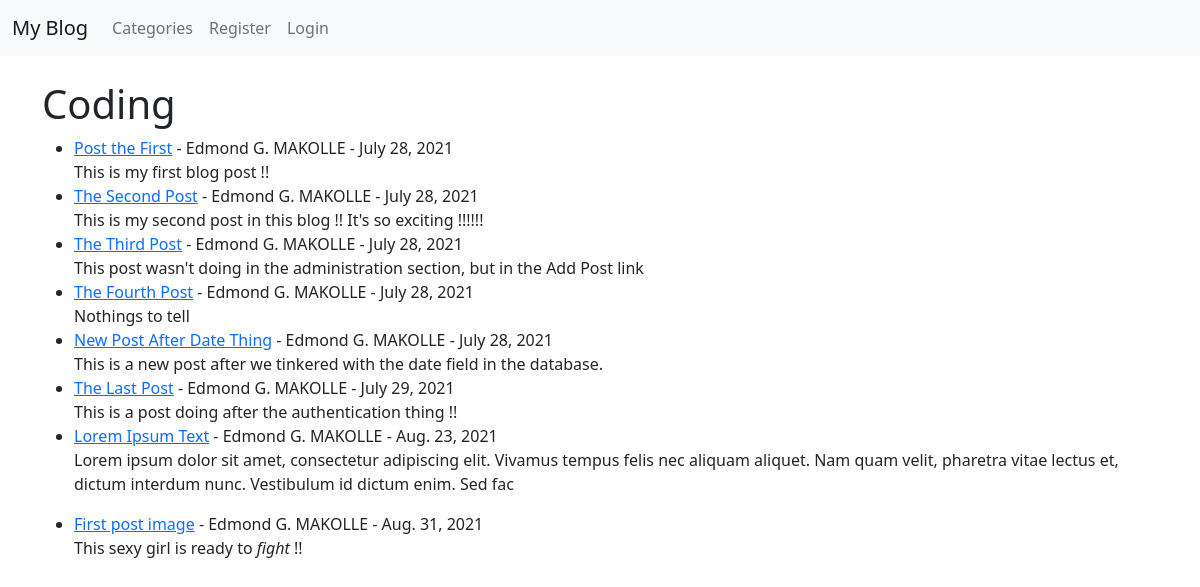
/category/coding/, run on the app's committed database.
### theblog/models.py (models this page shows, shortened)
class Post (models.Model):
    title = models.CharField(max_length=255)
    header_image = models.ImageField(blank=True, null=True, upload_to="images/")
    author = models.ForeignKey(User, on_delete=models.CASCADE)
    body = RichTextField(blank=True, null=True)
    post_date = models.DateField(auto_now_add=True)
    category = models.CharField(max_length=255, default='coding')
    snippet = models.CharField(max_length=255)
    likes = models.ManyToManyField(User, related_name='blog_posts')

### theblog/views.py (the view)
# urls.py: path('category/<str:cats>/', CategoryView, name="category"),
def CategoryView(request, cats):
    category_posts = Post.objects.filter(category=cats.replace('-', ' '))
    return render(request, 'categories.html', {'cats':cats.title().replace('-', ' '), 'category_posts':category_posts})

### theblog/templates/categories.html (shortened to what this page needs)
{% extends 'base.html' %}
{% block content %}
    {% if category_posts %}
        <h1>{{ cats }}</h1>
        <ul>
            {% for post in category_posts %}
                <li>
                    <a href="{% url 'article-detail' post.pk %}">{{ post.title}}</a> -
                    {{ post.author.first_name }} {{ post.author.last_name }} -
                    {{ post.post_date }}
                    <br>
                    {{ post.body | slice:":200" | safe }}  {% comment %} Le slice permet de determiner le nombre de lettre a afficher {% endcomment %}
                    <br>
                </li>
            {% endfor %}
    {% else %}
        <h2>Sorry, this page does not exist... </h2>
    {% endif %}
{% endblock %}

### data on the page
Post: title "Post the First", author.first_name "Edmond G.", author.last_name "MAKOLLE", post_date "July 28, 2021", body "This is my first blog post !!"
Post: title "The Second Post", author.first_name "Edmond G.", author.last_name "MAKOLLE", post_date "July 28, 2021", body "This is my second post in this blog !! It's so exciting !!!!!!"
Post: title "The Third Post", author.first_name "Edmond G.", author.last_name "MAKOLLE", post_date "July 28, 2021", body "This post wasn't doing in the administration section, but in the Add Post link"
Post: title "The Fourth Post", author.first_name "Edmond G.", author.last_name "MAKOLLE", post_date "July 28, 2021", body "Nothings to tell"
Post: title "New Post After Date Thing", author.first_name "Edmond G.", author.last_name "MAKOLLE", post_date "July 28, 2021", body "This is a new post after we tinkered with the date field in the database."
Post: title "The Last Post", author.first_name "Edmond G.", author.last_name "MAKOLLE", post_date "July 29, 2021", body "This is a post doing after the authentication thing !!"
Post: title "Lorem Ipsum Text", author.first_name "Edmond G.", author.last_name "MAKOLLE", post_date "Aug. 23, 2021", body "Lorem ipsum dolor sit amet, consectetur adipiscing elit. Vivamus tempus felis nec aliquam aliquet. Nam quam velit, pharetra vitae lectus et, dictum interdum nunc. Vestibulum id dictum enim. Sed fac"
Post: title "First post image", author.first_name "Edmond G.", author.last_name "MAKOLLE", post_date "Aug. 31, 2021", body "This sexy girl is ready to fight !!"

### other printed values
{{ cats }} "Coding"
